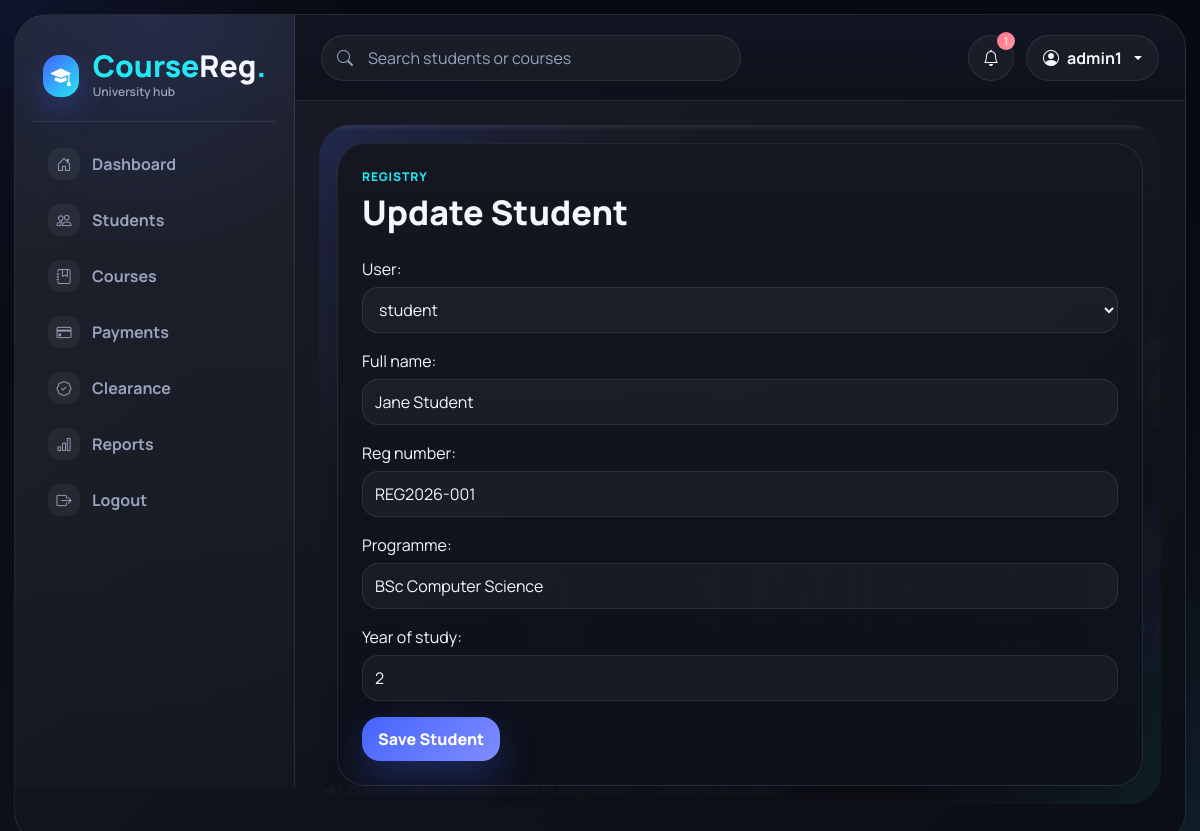
/students/1/edit/ (signed in), run on the app's committed database.
### apps/accounts/models.py (models this page shows)
class User(AbstractUser):
    class Roles(models.TextChoices):
        ADMIN = "ADMIN", "Admin"
        STUDENT = "STUDENT", "Student"
    role = models.CharField(max_length=20, choices=Roles.choices, default=Roles.STUDENT)
    created_at = models.DateTimeField(default=timezone.now)
    @property
    def is_admin_role(self):
        return self.role == self.Roles.ADMIN or self.is_staff

### apps/students/models.py (models this page shows, shortened)
class Student(models.Model):
    user = models.OneToOneField(settings.AUTH_USER_MODEL, on_delete=models.CASCADE, related_name="student_profile")
    full_name = models.CharField(max_length=150)
    reg_number = models.CharField(max_length=50, unique=True)
    programme = models.CharField(max_length=150)
    year_of_study = models.PositiveSmallIntegerField()
    class Meta:
        ordering = ["full_name"]

### apps/students/views.py (the view)
# urls.py: path("<int:pk>/edit/", views.student_update, name="student_update"),
@user_passes_test(admin_required)
def student_update(request, pk):
    student = get_object_or_404(Student, pk=pk)
    form = StudentForm(request.POST or None, instance=student)
    if form.is_valid():
        form.save()
        messages.success(request, "Student profile updated.")
        return redirect("student_list")
    return render(request, "students/form.html", {"form": form, "title": "Update Student"})

### apps/students/forms.py
class StudentForm(forms.ModelForm):
    class Meta:
        model = Student
        fields = ["user", "full_name", "reg_number", "programme", "year_of_study"]

### apps/notifications/context_processors.py (called while the page is built)
def unread_notifications(request):
    if not request.user.is_authenticated or not hasattr(request.user, "student_profile"):
        return {"unread_notifications_count": 0}
    return {
        "unread_notifications_count": request.user.student_profile.notifications.filter(is_read=False).count()
    }

### apps/students/views.py (called while the page is built)
def admin_required(user):
    return user.is_authenticated and user.is_admin_role

### templates/students/form.html (shortened to what this page needs)
{% extends "base.html" %}
{% block content %}
<section class="page-stage">
  <div class="console-card console-card--form">
    <div class="page-heading">
      <div><p class="eyebrow">Registry</p><h1>{{ title }}</h1></div>
    </div>
    <form method="post" class="form console-form">
      {{ form.as_p }}
      <div class="console-action-row">
        <button class="dashboard-confirm" type="submit">Save Student</button>
      </div>
    </form>
  </div>
</section>
{% endblock %}

### templates/base.html (shortened to what this page needs)
{% load static %}
<!doctype html>
<html lang="en">
<head>
  <link href="https://cdn.jsdelivr.net/npm/bootstrap@5.3.3/dist/css/bootstrap.min.css" rel="stylesheet">
  <link href="https://cdn.jsdelivr.net/npm/bootstrap-icons@1.11.3/font/bootstrap-icons.css" rel="stylesheet">
  <link rel="stylesheet" href="{% static 'css/style.css' %}">
</head>
<body class="{% if user.is_authenticated %}console-page {% endif %}{% block body_class %}{% endblock %}">
  {% if user.is_authenticated %}
    <div class="app-shell">
      <aside class="sidebar offcanvas-lg offcanvas-start" tabindex="-1" id="sidebarMenu">
        <div class="sidebar-brand">
          <i class="bi bi-mortarboard-fill"></i>
          <div class="brand-lockup">
            <span class="brand-word">Course<span>Reg</span>.</span>
            <small>University hub</small>
          </div>
        </div>
        <nav class="sidebar-nav">
          <a class="{% if request.resolver_match.url_name == 'dashboard' %}active{% endif %}" href="{% url 'dashboard' %}">
            <i class="bi bi-house-door"></i><span>Dashboard</span>
          </a>
          {% if user.is_admin_role %}
            <a class="{% if request.resolver_match.url_name == 'student_list' %}active{% endif %}" href="{% url 'student_list' %}">
              <i class="bi bi-people"></i><span>Students</span>
            </a>
            <a class="{% if request.resolver_match.url_name == 'course_list' %}active{% endif %}" href="{% url 'course_list' %}">
              <i class="bi bi-journal-bookmark"></i><span>Courses</span>
            </a>
            <a class="{% if request.resolver_match.url_name == 'payment_queue' %}active{% endif %}" href="{% url 'payment_queue' %}">
              <i class="bi bi-credit-card"></i><span>Payments</span>
            </a>
            <a class="{% if request.resolver_match.url_name == 'clearance_queue' %}active{% endif %}" href="{% url 'clearance_queue' %}">
              <i class="bi bi-patch-check"></i><span>Clearance</span>
            </a>
            <a class="{% if request.resolver_match.url_name == 'admin_reports' %}active{% endif %}" href="{% url 'admin_reports' %}">
              <i class="bi bi-bar-chart"></i><span>Reports</span>
            </a>
          {% endif %}
          <a href="{% url 'logout' %}"><i class="bi bi-box-arrow-right"></i><span>Logout</span></a>
        </nav>
      </aside>
      <div class="main-panel">
        <header class="topnav">
          <form class="top-search" method="get" action="{% if user.is_admin_role %}{% url 'student_list' %}{% else %}{% url 'register_course' %}{% endif %}">
            <i class="bi bi-search"></i>
            <input name="q" type="search" placeholder="Search students or courses">
          </form>
          <div class="top-actions">
            <a class="notification-link" href="{% if user.is_admin_role %}{% url 'payment_queue' %}{% else %}{% url 'notification_list' %}{% endif %}">
              <i class="bi bi-bell"></i>
              {% if unread_notifications_count %}<span>{{ unread_notifications_count }}</span>{% endif %}
            </a>
            <div class="dropdown">
              <button class="btn profile-chip dropdown-toggle" data-bs-toggle="dropdown">
                <i class="bi bi-person-circle"></i>{{ user.username }}
              </button>
            </div>
          </div>
        </header>
        <main class="content-area">
  {% else %}
    <main class="container">
  {% endif %}
      {% block content %}{% endblock %}
    </main>
  {% if user.is_authenticated %}
      </div>
    </div>
  {% endif %}
</body>
</html>

### data on the page
User: username "admin1"
Student: user "student", full_name "Jane Student", reg_number "REG2026-001", programme "BSc Computer Science", year_of_study "2"

### other printed values
{{ unread_notifications_count }} "1"
{{ title }} "Update Student"
